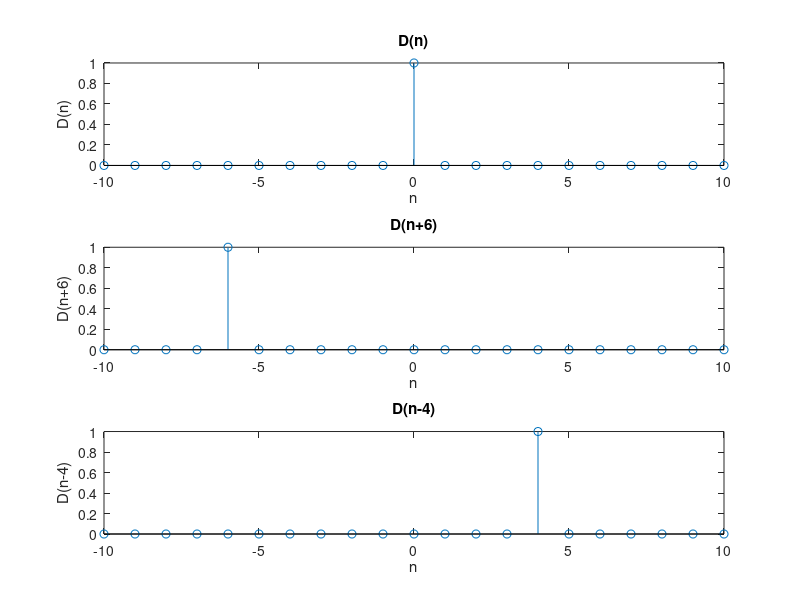
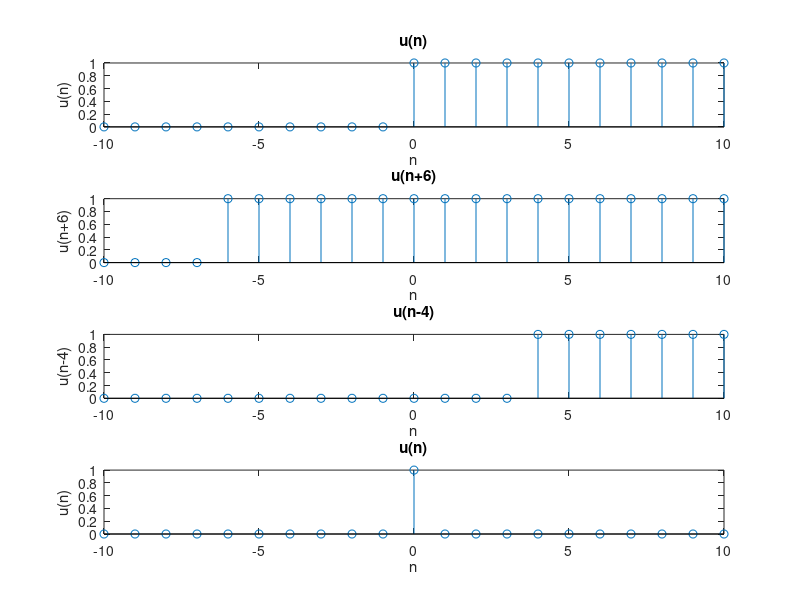

Write the MATLAB code that produced these figures, in order.
clear all
clc

n = -10:10;
L = length(n);
x1 = [];
x1(1,L) = 0;
x1(1,11) = 1;

x2 = [];
x2(1,L) = 0;
x2(1,5) = 1;

x3 = [];
x3(1,L) = 0;
x3(1,15) = 1;

figure
subplot(3,1,1);
stem(n, x1)
xlabel('n');
ylabel('D(n)');
title('D(n)');

subplot(3,1,2);
stem(n, x2)
xlabel('n');
ylabel('D(n+6)');
title('D(n+6)');

subplot(3,1,3);
stem(n, x3)
xlabel('n');
ylabel('D(n-4)');
title('D(n-4)');

%%

clear all
clc

n = -10:10;
L = length(n);
x1 = [];
x1(1,L) = 0;
x1(1,11:L) = 1;

x2 = [];
x2(1,L) = 0;
x2(1,5:L) = 1;

x3 = [];
x3(1,L) = 0;
x3(1,15:L) = 1;

% compute del(n) using u(n)
x4 = [];
x4(1,L) = 0;
x4(1,12:L) = 1;

x5 = x1 - x4;

figure
subplot(4,1,1);
stem(n, x1)
xlabel('n');
ylabel('u(n)');
title('u(n)');

subplot(4,1,2);
stem(n, x2)
xlabel('n');
ylabel('u(n+6)');
title('u(n+6)');

subplot(4,1,3);
stem(n, x3)
xlabel('n');
ylabel('u(n-4)');
title('u(n-4)');

subplot(4,1,4);
stem(n, x5)
xlabel('n');
ylabel('u(n)');
title('u(n)');
